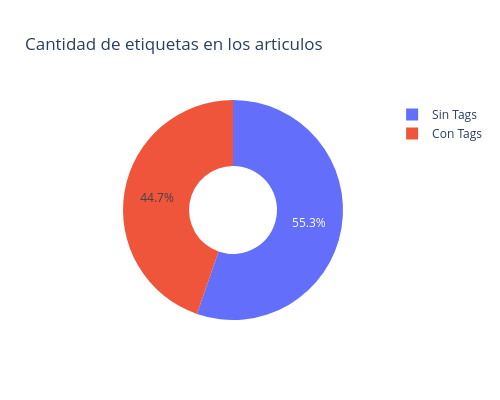

Notebook code for this chart:
### Code cell
total = len(df)
df["tiene_tag"] = df["post_tag"].notna() & (df["post_tag"].str.strip() != "")

con_tag = df["tiene_tag"].sum()
sin_tag = total - con_tag

print(f"Notas con etiquetas: {con_tag:,} ({(con_tag/total)*100:.1f}%)")
print(f"Notas SIN etiquetas: {sin_tag:,} ({(sin_tag/total)*100:.1f}%)")

fig = go.Figure(data=[go.Pie(labels=["Con Tags", "Sin Tags"], values=[con_tag, sin_tag], hole=.4)])
fig.update_layout(title="Cantidad de etiquetas en los articulos", width=500, height=400)
fig.show()

### Figure 1 — Plotly figure (JSON) as saved in the notebook; plotly's stock layout.template omitted (floating-point values rounded to 4 significant figures)
{"data": [{"hole": 0.4, "labels": ["Con Tags", "Sin Tags"], "type": "pie", "values": [1589, 1967]}], "layout": {"height": 400, "title": {"text": "Cantidad de etiquetas en los articulos"}, "width": 500}}
